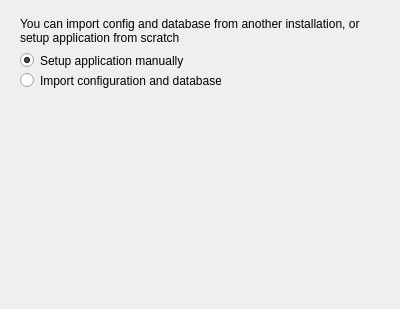
<?xml version="1.0" encoding="UTF-8"?>
<ui version="4.0">
 <class>importPageForm</class>
 <widget class="QWidget" name="importPageForm">
  <property name="geometry">
   <rect>
    <x>0</x>
    <y>0</y>
    <width>400</width>
    <height>309</height>
   </rect>
  </property>
  <property name="windowTitle">
   <string>Form</string>
  </property>
  <widget class="QRadioButton" name="importRadioButton">
   <property name="geometry">
    <rect>
     <x>20</x>
     <y>70</y>
     <width>201</width>
     <height>21</height>
    </rect>
   </property>
   <property name="text">
    <string>Import configuration and database</string>
   </property>
  </widget>
  <widget class="QLabel" name="label">
   <property name="geometry">
    <rect>
     <x>20</x>
     <y>10</y>
     <width>351</width>
     <height>41</height>
    </rect>
   </property>
   <property name="text">
    <string>You can import config and database from another installation, or setup application from scratch</string>
   </property>
   <property name="wordWrap">
    <bool>true</bool>
   </property>
  </widget>
  <widget class="QRadioButton" name="setupViaWizardRadioButton">
   <property name="geometry">
    <rect>
     <x>20</x>
     <y>50</y>
     <width>201</width>
     <height>21</height>
    </rect>
   </property>
   <property name="text">
    <string>Setup application manually</string>
   </property>
   <property name="checked">
    <bool>true</bool>
   </property>
  </widget>
 </widget>
 <resources/>
 <connections/>
</ui>
